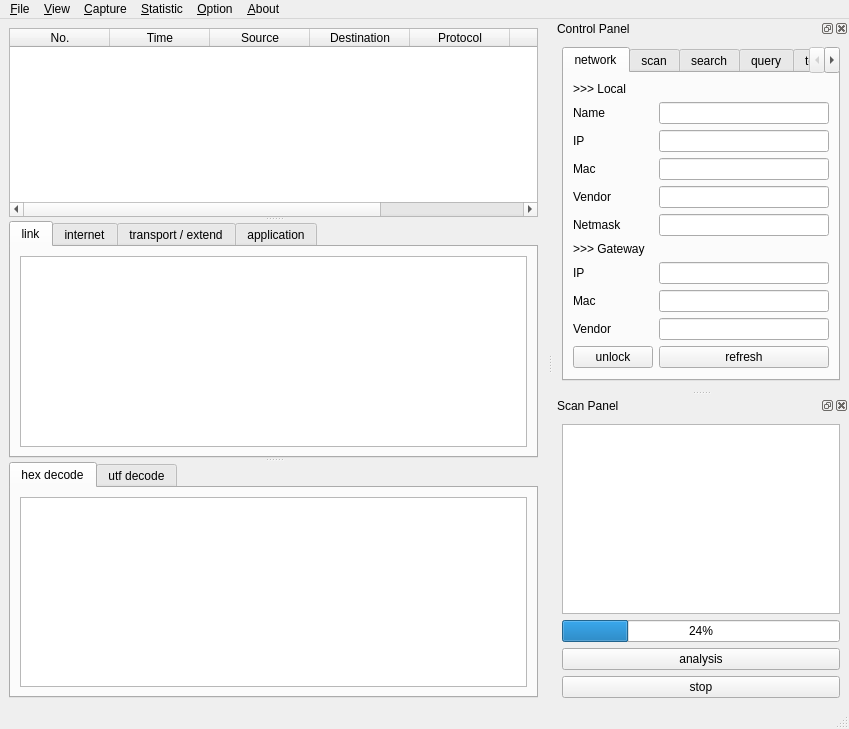
<?xml version="1.0" encoding="UTF-8"?>
<ui version="4.0">
 <class>MainWindow</class>
 <widget class="QMainWindow" name="MainWindow">
  <property name="geometry">
   <rect>
    <x>0</x>
    <y>0</y>
    <width>849</width>
    <height>729</height>
   </rect>
  </property>
  <property name="windowTitle">
   <string>MainWindow</string>
  </property>
  <widget class="QWidget" name="centralwidget">
   <layout class="QHBoxLayout" name="horizontalLayout_8">
    <item>
     <widget class="QSplitter" name="splitter">
      <property name="orientation">
       <enum>Qt::Vertical</enum>
      </property>
      <widget class="QTableWidget" name="conciseInfoTable">
       <property name="styleSheet">
        <string notr="true">outline:0;</string>
       </property>
       <property name="showGrid">
        <bool>false</bool>
       </property>
       <property name="gridStyle">
        <enum>Qt::NoPen</enum>
       </property>
       <column>
        <property name="text">
         <string>No.</string>
        </property>
       </column>
       <column>
        <property name="text">
         <string>Time</string>
        </property>
       </column>
       <column>
        <property name="text">
         <string>Source</string>
        </property>
       </column>
       <column>
        <property name="text">
         <string>Destination</string>
        </property>
       </column>
       <column>
        <property name="text">
         <string>Protocol</string>
        </property>
       </column>
       <column>
        <property name="text">
         <string>Length</string>
        </property>
       </column>
       <column>
        <property name="text">
         <string>Stack</string>
        </property>
       </column>
      </widget>
      <widget class="QTabWidget" name="verboseInfoTab">
       <property name="currentIndex">
        <number>0</number>
       </property>
       <widget class="QWidget" name="linkTab">
        <attribute name="title">
         <string>link</string>
        </attribute>
        <layout class="QVBoxLayout" name="verticalLayout_7">
         <item>
          <widget class="QPlainTextEdit" name="linkTextEdit"/>
         </item>
        </layout>
       </widget>
       <widget class="QWidget" name="interTab">
        <attribute name="title">
         <string>internet</string>
        </attribute>
        <layout class="QVBoxLayout" name="verticalLayout_6">
         <item>
          <widget class="QPlainTextEdit" name="interTextEdit"/>
         </item>
        </layout>
       </widget>
       <widget class="QWidget" name="transTab">
        <attribute name="title">
         <string>transport / extend</string>
        </attribute>
        <layout class="QVBoxLayout" name="verticalLayout_5">
         <item>
          <widget class="QPlainTextEdit" name="transTextEdit"/>
         </item>
        </layout>
       </widget>
       <widget class="QWidget" name="appTab">
        <attribute name="title">
         <string>application</string>
        </attribute>
        <layout class="QVBoxLayout" name="verticalLayout_4">
         <item>
          <widget class="QPlainTextEdit" name="appTextEdit"/>
         </item>
        </layout>
       </widget>
      </widget>
      <widget class="QTabWidget" name="decodeInfoTab">
       <property name="currentIndex">
        <number>0</number>
       </property>
       <widget class="QWidget" name="rawTab">
        <attribute name="title">
         <string>hex decode</string>
        </attribute>
        <layout class="QVBoxLayout" name="verticalLayout_8">
         <item>
          <widget class="QPlainTextEdit" name="rawTextEdit"/>
         </item>
        </layout>
       </widget>
       <widget class="QWidget" name="utfTab">
        <attribute name="title">
         <string>utf decode</string>
        </attribute>
        <layout class="QVBoxLayout" name="verticalLayout_9">
         <item>
          <widget class="QPlainTextEdit" name="utfTextEdit"/>
         </item>
        </layout>
       </widget>
      </widget>
     </widget>
    </item>
   </layout>
  </widget>
  <widget class="QMenuBar" name="menubar">
   <property name="geometry">
    <rect>
     <x>0</x>
     <y>0</y>
     <width>849</width>
     <height>26</height>
    </rect>
   </property>
   <widget class="QMenu" name="menu_File">
    <property name="title">
     <string>&amp;File</string>
    </property>
    <widget class="QMenu" name="menu_export">
     <property name="title">
      <string>&amp;export</string>
     </property>
     <widget class="QMenu" name="menuNetwork_info">
      <property name="title">
       <string>&amp;network info</string>
      </property>
      <addaction name="actionNetCSV"/>
      <addaction name="actionNetJSON"/>
      <addaction name="actionNetPlain"/>
     </widget>
     <widget class="QMenu" name="menuLAN_info">
      <property name="title">
       <string>&amp;LAN info</string>
      </property>
      <addaction name="actionLANCSV"/>
      <addaction name="actionLANJSON"/>
      <addaction name="actionLANPlain"/>
     </widget>
     <widget class="QMenu" name="menuPackets_info">
      <property name="title">
       <string>&amp;packets info</string>
      </property>
      <addaction name="actionPktCSV"/>
      <addaction name="actionPktJSON"/>
      <addaction name="actionPktPlain"/>
     </widget>
     <addaction name="menuNetwork_info"/>
     <addaction name="menuLAN_info"/>
     <addaction name="menuPackets_info"/>
    </widget>
    <addaction name="action_Save"/>
    <addaction name="action_Open"/>
    <addaction name="separator"/>
    <addaction name="menu_export"/>
    <addaction name="separator"/>
    <addaction name="action_close"/>
   </widget>
   <widget class="QMenu" name="menu_Capture">
    <property name="title">
     <string>&amp;Capture</string>
    </property>
    <addaction name="action_Start"/>
    <addaction name="separator"/>
    <addaction name="action_Stop"/>
    <addaction name="separator"/>
    <addaction name="action_Restart"/>
   </widget>
   <widget class="QMenu" name="menu_Statistic">
    <property name="title">
     <string>&amp;Statistic</string>
    </property>
    <widget class="QMenu" name="menu_protocol">
     <property name="title">
      <string>&amp;protocol</string>
     </property>
     <addaction name="action_Addr"/>
     <addaction name="action_Layer"/>
     <addaction name="action_Type"/>
    </widget>
    <widget class="QMenu" name="menu_length">
     <property name="title">
      <string>&amp;length</string>
     </property>
     <addaction name="action_PktLen"/>
     <addaction name="action_UDPPktLen"/>
     <addaction name="action_TCPPktLen"/>
    </widget>
    <widget class="QMenu" name="menu_flow">
     <property name="title">
      <string>&amp;flow</string>
     </property>
     <addaction name="action_IOflow"/>
     <addaction name="action_Speed"/>
     <addaction name="action_Gobal"/>
    </widget>
    <addaction name="menu_flow"/>
    <addaction name="menu_protocol"/>
    <addaction name="menu_length"/>
   </widget>
   <widget class="QMenu" name="menu_Option">
    <property name="title">
     <string>&amp;Option</string>
    </property>
    <addaction name="separator"/>
    <addaction name="action_Filter"/>
    <addaction name="separator"/>
    <addaction name="action_RefreshRank"/>
   </widget>
   <widget class="QMenu" name="menu_About">
    <property name="title">
     <string>&amp;About</string>
    </property>
    <addaction name="action_Help"/>
    <addaction name="separator"/>
    <addaction name="action_Author"/>
    <addaction name="separator"/>
    <addaction name="action_Rank"/>
   </widget>
   <widget class="QMenu" name="menuView">
    <property name="title">
     <string>&amp;View</string>
    </property>
    <addaction name="action_CtrlPan"/>
    <addaction name="action_ScanPan"/>
   </widget>
   <addaction name="menu_File"/>
   <addaction name="menuView"/>
   <addaction name="menu_Capture"/>
   <addaction name="menu_Statistic"/>
   <addaction name="menu_Option"/>
   <addaction name="menu_About"/>
  </widget>
  <widget class="QStatusBar" name="statusbar"/>
  <widget class="QDockWidget" name="controlDock">
   <property name="enabled">
    <bool>true</bool>
   </property>
   <property name="floating">
    <bool>false</bool>
   </property>
   <property name="windowTitle">
    <string>Control Panel</string>
   </property>
   <attribute name="dockWidgetArea">
    <number>2</number>
   </attribute>
   <widget class="QWidget" name="controlDockContents">
    <layout class="QHBoxLayout" name="horizontalLayout_2">
     <item>
      <widget class="QTabWidget" name="controlTabManage">
       <property name="currentIndex">
        <number>0</number>
       </property>
       <property name="tabBarAutoHide">
        <bool>false</bool>
       </property>
       <widget class="QWidget" name="networkTab">
        <attribute name="title">
         <string>network</string>
        </attribute>
        <layout class="QFormLayout" name="formLayout">
         <item row="1" column="0">
          <widget class="QLabel" name="nameLabel">
           <property name="text">
            <string>Name</string>
           </property>
          </widget>
         </item>
         <item row="1" column="1">
          <widget class="QLineEdit" name="nameLineEdit"/>
         </item>
         <item row="2" column="0">
          <widget class="QLabel" name="ipLabel">
           <property name="text">
            <string>IP</string>
           </property>
          </widget>
         </item>
         <item row="2" column="1">
          <widget class="QLineEdit" name="ipLineEdit"/>
         </item>
         <item row="3" column="0">
          <widget class="QLabel" name="macLabel">
           <property name="text">
            <string>Mac</string>
           </property>
          </widget>
         </item>
         <item row="3" column="1">
          <widget class="QLineEdit" name="macLineEdit"/>
         </item>
         <item row="4" column="0">
          <widget class="QLabel" name="vendorLabel">
           <property name="text">
            <string>Vendor</string>
           </property>
          </widget>
         </item>
         <item row="4" column="1">
          <widget class="QLineEdit" name="vendorLineEdit"/>
         </item>
         <item row="5" column="0">
          <widget class="QLabel" name="netmaskLabel">
           <property name="text">
            <string>Netmask</string>
           </property>
          </widget>
         </item>
         <item row="5" column="1">
          <widget class="QLineEdit" name="netmaskLineEdit"/>
         </item>
         <item row="7" column="0">
          <widget class="QLabel" name="gwIpLabel">
           <property name="text">
            <string>IP</string>
           </property>
          </widget>
         </item>
         <item row="10" column="0">
          <widget class="QLabel" name="gwVendorLabel">
           <property name="text">
            <string>Vendor</string>
           </property>
          </widget>
         </item>
         <item row="10" column="1">
          <widget class="QLineEdit" name="gwVendorLineEdit"/>
         </item>
         <item row="13" column="1">
          <widget class="QPushButton" name="refreshButton">
           <property name="text">
            <string>refresh</string>
           </property>
          </widget>
         </item>
         <item row="0" column="0">
          <widget class="QLabel" name="localLabel">
           <property name="text">
            <string>&gt;&gt;&gt; Local</string>
           </property>
          </widget>
         </item>
         <item row="6" column="0">
          <widget class="QLabel" name="gwLabel">
           <property name="text">
            <string>&gt;&gt;&gt; Gateway</string>
           </property>
          </widget>
         </item>
         <item row="8" column="0">
          <widget class="QLabel" name="gwMacLabel">
           <property name="text">
            <string>Mac</string>
           </property>
          </widget>
         </item>
         <item row="13" column="0">
          <widget class="QPushButton" name="unlockButton">
           <property name="text">
            <string>unlock</string>
           </property>
          </widget>
         </item>
         <item row="7" column="1">
          <widget class="QLineEdit" name="gwIpLineEdit"/>
         </item>
         <item row="8" column="1">
          <widget class="QLineEdit" name="gwMacLineEdit"/>
         </item>
        </layout>
       </widget>
       <widget class="QWidget" name="scanTab">
        <attribute name="title">
         <string>scan</string>
        </attribute>
        <layout class="QVBoxLayout" name="verticalLayout_3">
         <item>
          <widget class="QLabel" name="rangeLabel">
           <property name="text">
            <string>Range</string>
           </property>
          </widget>
         </item>
         <item>
          <widget class="QLineEdit" name="rangeLineEdit"/>
         </item>
         <item>
          <widget class="QPushButton" name="rangeButton">
           <property name="text">
            <string>range scan</string>
           </property>
          </widget>
         </item>
         <item>
          <widget class="QLabel" name="maskLabel">
           <property name="text">
            <string>Mask</string>
           </property>
          </widget>
         </item>
         <item>
          <widget class="QLineEdit" name="maskLineEdit"/>
         </item>
         <item>
          <widget class="QPushButton" name="maskButton">
           <property name="text">
            <string>mask scan</string>
           </property>
          </widget>
         </item>
        </layout>
       </widget>
       <widget class="QWidget" name="searchTab">
        <attribute name="title">
         <string>search</string>
        </attribute>
        <layout class="QFormLayout" name="formLayout_4">
         <item row="0" column="0">
          <widget class="QLabel" name="searchLabel">
           <property name="text">
            <string>Search</string>
           </property>
          </widget>
         </item>
         <item row="0" column="1">
          <widget class="QLineEdit" name="searchLineEdit"/>
         </item>
         <item row="1" column="1">
          <widget class="QPushButton" name="searchButton">
           <property name="text">
            <string>search</string>
           </property>
          </widget>
         </item>
        </layout>
       </widget>
       <widget class="QWidget" name="ipinfoTab">
        <attribute name="title">
         <string>query</string>
        </attribute>
        <layout class="QFormLayout" name="formLayout_3">
         <item row="0" column="0">
          <widget class="QLabel" name="sipLabel">
           <property name="text">
            <string>Query IP</string>
           </property>
          </widget>
         </item>
         <item row="0" column="1">
          <widget class="QLineEdit" name="sipLineEdit"/>
         </item>
         <item row="1" column="0" colspan="2">
          <widget class="QTextEdit" name="sipTextEdit"/>
         </item>
         <item row="2" column="0">
          <widget class="QPushButton" name="sipButton">
           <property name="text">
            <string>query</string>
           </property>
          </widget>
         </item>
        </layout>
       </widget>
       <widget class="QWidget" name="termTab">
        <attribute name="title">
         <string>term</string>
        </attribute>
        <layout class="QGridLayout" name="gridLayout">
         <item row="0" column="0">
          <widget class="QLabel" name="termLabel">
           <property name="text">
            <string>Query Term</string>
           </property>
          </widget>
         </item>
         <item row="0" column="1">
          <widget class="QLineEdit" name="termLineEdit"/>
         </item>
         <item row="2" column="0" colspan="2">
          <widget class="QPushButton" name="termButton">
           <property name="text">
            <string>query</string>
           </property>
          </widget>
         </item>
         <item row="1" column="0" colspan="2">
          <widget class="QTextEdit" name="termTextEdit"/>
         </item>
        </layout>
       </widget>
      </widget>
     </item>
    </layout>
   </widget>
  </widget>
  <widget class="QDockWidget" name="scanDock">
   <property name="windowTitle">
    <string>Scan Panel</string>
   </property>
   <attribute name="dockWidgetArea">
    <number>2</number>
   </attribute>
   <widget class="QWidget" name="scanDockContents">
    <layout class="QVBoxLayout" name="verticalLayout">
     <item>
      <widget class="QListWidget" name="nodeListWidget">
       <property name="styleSheet">
        <string notr="true">outline:0;</string>
       </property>
      </widget>
     </item>
     <item>
      <widget class="QProgressBar" name="scanProgressBar">
       <property name="value">
        <number>24</number>
       </property>
      </widget>
     </item>
     <item>
      <widget class="QPushButton" name="analysisButton">
       <property name="text">
        <string>analysis</string>
       </property>
      </widget>
     </item>
     <item>
      <widget class="QPushButton" name="stopButton">
       <property name="text">
        <string>stop</string>
       </property>
      </widget>
     </item>
    </layout>
   </widget>
  </widget>
  <action name="action_Save">
   <property name="text">
    <string>&amp;save</string>
   </property>
  </action>
  <action name="action_Open">
   <property name="text">
    <string>&amp;open</string>
   </property>
  </action>
  <action name="action_Export">
   <property name="text">
    <string>&amp;Export</string>
   </property>
  </action>
  <action name="actionNetCSV">
   <property name="text">
    <string>&amp;CSV</string>
   </property>
  </action>
  <action name="actionNetJSON">
   <property name="text">
    <string>&amp;JSON</string>
   </property>
  </action>
  <action name="actionNetPlain">
   <property name="text">
    <string>&amp;plain text</string>
   </property>
  </action>
  <action name="actionLANCSV">
   <property name="text">
    <string>CSV</string>
   </property>
  </action>
  <action name="actionLANJSON">
   <property name="text">
    <string>JSON</string>
   </property>
  </action>
  <action name="actionLANPlain">
   <property name="text">
    <string>plain text</string>
   </property>
  </action>
  <action name="actionPktCSV">
   <property name="text">
    <string>CSV</string>
   </property>
  </action>
  <action name="actionPktJSON">
   <property name="text">
    <string>JSON</string>
   </property>
  </action>
  <action name="actionPktPlain">
   <property name="text">
    <string>plain text</string>
   </property>
  </action>
  <action name="action_Start">
   <property name="text">
    <string>&amp;start</string>
   </property>
  </action>
  <action name="actionSto_p">
   <property name="text">
    <string>sto&amp;p</string>
   </property>
  </action>
  <action name="action_restart">
   <property name="text">
    <string>&amp;restart</string>
   </property>
  </action>
  <action name="action_Addr">
   <property name="text">
    <string>&amp;adddress</string>
   </property>
  </action>
  <action name="action_Layer">
   <property name="text">
    <string>&amp;layer</string>
   </property>
  </action>
  <action name="action_Type">
   <property name="text">
    <string>&amp;type</string>
   </property>
  </action>
  <action name="action_PktLen">
   <property name="text">
    <string>&amp;all</string>
   </property>
  </action>
  <action name="action_UDPPktLen">
   <property name="text">
    <string>&amp;UDP</string>
   </property>
  </action>
  <action name="action_TCPPktLen">
   <property name="text">
    <string>&amp;TCP</string>
   </property>
  </action>
  <action name="action_IOflow">
   <property name="text">
    <string>&amp;I/O package</string>
   </property>
  </action>
  <action name="action_Speed">
   <property name="text">
    <string>&amp;Up/Down speed</string>
   </property>
  </action>
  <action name="action_Gobal">
   <property name="text">
    <string>&amp;global</string>
   </property>
  </action>
  <action name="action_Stop">
   <property name="text">
    <string>sto&amp;p</string>
   </property>
  </action>
  <action name="action_Restart">
   <property name="text">
    <string>&amp;restart</string>
   </property>
  </action>
  <action name="action_Help">
   <property name="text">
    <string>&amp;help</string>
   </property>
  </action>
  <action name="action_Author">
   <property name="text">
    <string>&amp;author</string>
   </property>
  </action>
  <action name="action_close">
   <property name="text">
    <string>&amp;close</string>
   </property>
   <property name="shortcut">
    <string>Ctrl+Q</string>
   </property>
  </action>
  <action name="action_rank">
   <property name="text">
    <string>&amp;rank</string>
   </property>
  </action>
  <action name="action_Rank">
   <property name="text">
    <string>&amp;rank</string>
   </property>
  </action>
  <action name="action_Filter">
   <property name="text">
    <string>&amp;filter</string>
   </property>
  </action>
  <action name="action_RefreshRank">
   <property name="text">
    <string>&amp;refresh rank</string>
   </property>
  </action>
  <action name="action_CtrlPan">
   <property name="text">
    <string>&amp;Control Panel</string>
   </property>
  </action>
  <action name="action_ScanPan">
   <property name="text">
    <string>Scan Panel</string>
   </property>
  </action>
 </widget>
 <resources/>
 <connections/>
</ui>
